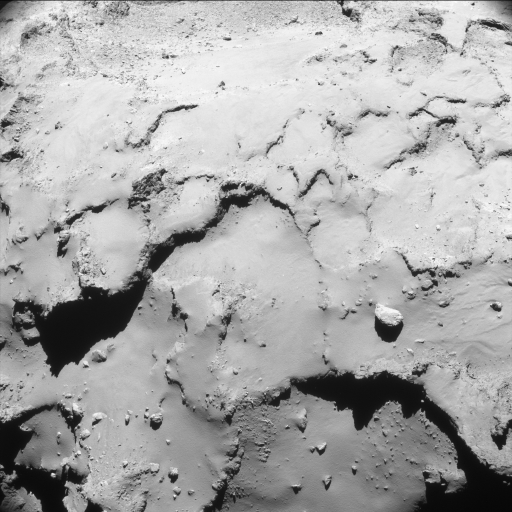
#> input picture image_compression/data/Comet_from_17.4_km_NavCam.jpg, 1024 x 1024 px (shown at 1/2 size); its folder holds only this picture in this run
$ python demo.py
#> lines starting #> are read from the running program, lines starting #| are printed output that depends on the picture
### image_compression/utils.py
import cv2
import numpy

def load_image(file_path: str) -> numpy.ndarray:
    """Loads an image in grayscale format."""
    img = cv2.imread(file_path, cv2.IMREAD_GRAYSCALE)
    if img is None:
        raise FileNotFoundError(f"Could not load image at {file_path}")
    return numpy.array(img/255.0, dtype=numpy.float32)

### image_compression/features.py
import numpy

# [25 lines left out: function extract_tile_features, not called in this run]


def extract_tile_features_advanced(image: numpy.ndarray, tile_size: int = 16) -> numpy.ndarray:
    """
    Fully vectorized feature extraction per tile (10-50x faster).
    Extracts: [Mean Intensity, Standard Deviation, Gradient Magnitude]
    """
    img_h, img_w = image.shape
    grid_h = img_h // tile_size
    grid_w = img_w // tile_size

    # Crop to exact grid multiple
    cropped = image[:grid_h * tile_size, :grid_w * tile_size]

    # Reshape to (grid_h, grid_w, tile_h, tile_w)
    tiles = cropped.reshape(grid_h, tile_size, grid_w, tile_size).swapaxes(1, 2)

    # Vectorized metrics across tile dimensions axis=(2, 3)
    f_mean = numpy.mean(tiles, axis=(2, 3))
    f_std = numpy.std(tiles, axis=(2, 3))

    # Sobel gradient surrogates
    gx = numpy.abs(numpy.diff(tiles, axis=3)).sum(axis=(2, 3))
    gy = numpy.abs(numpy.diff(tiles, axis=2)).sum(axis=(2, 3))
    f_grad = (gx + gy) / (tile_size * tile_size)

    # High-contrast pixel fraction (pixels exceeding 1.5 standard deviations)
    mean_bc = f_mean[:, :, None, None]
    std_bc = f_std[:, :, None, None] + 1e-7
    diff = tiles - mean_bc
    f_outliers = numpy.mean(numpy.abs(diff) > (1.5 * std_bc), axis=(2, 3))

    return numpy.stack([f_mean, f_std, f_grad, f_outliers], axis=-1)

### image_compression/scoring.py
import numpy
import cv2
from sklearn.ensemble import IsolationForest


def score_tiles(features: numpy.ndarray, blur_kernel: int = 3) -> numpy.ndarray:
    """
    Computes absolute anomaly scores in range [0.0, 1.0].

    - Flat/Black areas strictly output ~0.0 (Pruned by Quadtree).
    - Spatial smoothing blends neighboring feature tiles into unified
      high-score blocks (Prevents Quadtree over-splitting).
    """

    # 1. Compute raw interest score based on texture and gradient mean
    # Flat black regions have std=0, grad=0 -> raw_score = 0
    raw_scores = features.mean(axis=-1).astype(numpy.float32)

    # 2. Absolute Min-Max Normalization (0.0 for dead space, 1.0 for highest activity)
    max_val = numpy.max(raw_scores)
    min_val = numpy.min(raw_scores)

    if max_val > min_val:
        scores = (raw_scores - min_val) / (max_val - min_val)
    else:
        scores = numpy.zeros_like(raw_scores)

    # 3. Suppress low-level background noise directly to absolute 0
    #scores[scores < 0.15] = 0.0

    # 4. Spatial Smoothing (Crucial for Quadtree!):
    # Expands peak feature scores to neighboring tiles so that a rock/crater
    # forms a smooth high-value region instead of noisy tile-to-tile jumps.
    if blur_kernel > 1:
        scores = cv2.dilate(scores, numpy.ones((blur_kernel, blur_kernel), numpy.float32))
        scores = cv2.blur(scores, (blur_kernel, blur_kernel))

    return numpy.clip(scores, 0.0, 1.0)


def score_tiles_iforest(
    features: numpy.ndarray, blur_kernel: int = 3
) -> numpy.ndarray:
    """Computes unsupervised anomaly scores [0.0, 1.0] per tile using an Isolation Forest.

    - Input features shape: (grid_h, grid_w, N_FEATURES) where N_FEATURES = 4
      (mean, std, gradient, outlier fraction - see features.extract_tile_features_advanced)
    - The forest is FITTED PER FRAME. This is convenient for analysis but is NOT the
      flight-realistic design: fitting needs an RNG, dynamic structures and O(n log n)
      tree building, which the Hera Core 1 sandbox forbids (no dynamic allocation).
      For the flight design use `score_tiles_iforest_model()` with a model fitted
      on the ground (frozen static table).
    - Automatically suppresses flat/dead background tiles.
    - Applies spatial dilation + blur for smooth quadtree merging.
    """
    grid_h, grid_w, n_features = features.shape
    flat_features = features.reshape(-1, n_features)

    # 1. Mask out flat black / dead space tiles (f_std is feature index 1)
    # Isolation Forest scores 'rarity' - without this mask, pitch-black space
    # will be scored as a rare, highly anomalous feature!
    std_features = flat_features[:, 1]
    valid_mask = std_features > 1e-5

    scores_flat = numpy.zeros(flat_features.shape[0], dtype=numpy.float32)

    if numpy.any(valid_mask):
        valid_features = flat_features[valid_mask]

        # 2. Fit Isolation Forest on valid surface tiles
        # 32 trees and max_samples=256 keeps execution blazingly fast
        # random_state is PINNED so a benchmark run is reproducible: without it
        # the same input gives slightly different scores on every run (observed
        # median payload drifting 12.02% -> 12.21% between two identical runs).
        clf = IsolationForest(n_estimators=64, max_samples=512, random_state=42)
        clf.fit(valid_features)

        # 3. Compute decision scores
        # score_samples returns negative values (more negative = more anomalous)
        raw_anomalies = -clf.score_samples(valid_features)

        # 4. Normalize valid scores to [0.0, 1.0]
        min_val, max_val = raw_anomalies.min(), raw_anomalies.max()
        if max_val > min_val:
            norm_scores = (raw_anomalies - min_val) / (max_val - min_val)
        else:
            norm_scores = numpy.zeros_like(raw_anomalies)

        scores_flat[valid_mask] = norm_scores

    # 5. Reshape back to 2D grid (64, 64)
    scores = scores_flat.reshape(grid_h, grid_w)

    # 6. Suppress low-level background noise
    scores[scores < 0.15] = 0.0

    # 7. Spatial Smoothing (Dilation + Blur) for Quadtree aggregation
    if blur_kernel > 1:
        kernel = numpy.ones((blur_kernel, blur_kernel), numpy.float32)
        scores = cv2.dilate(scores, kernel)
        scores = cv2.blur(scores, (blur_kernel, blur_kernel))

    return numpy.clip(scores, 0.0, 1.0)


# [79 lines left out: functions _valid_tile_features, train_iforest_ground, score_tiles_iforest_model, raw_iforest_scores, not called in this run]

### image_compression/tiles_merging.py
import cv2
import numpy as np
from typing import List, Tuple


# [113 lines left out: functions _largest_rectangle_histogram, _find_largest_rectangle_in_mask, merge_tiles, not called in this run]


import numpy as np
from typing import List, Tuple


import numpy as np
from typing import List, Tuple

def merge_tiles_q(
    score_grid: np.ndarray,
    tile_size: int = 16,
    min_score_threshold: float = 0.4,
    max_score_std: float = 0.15,     # Linear scale: 0.15 = 15% allowed deviation (much more stable)
    max_block_tiles: int = 8          # Maximum block size in tiles (e.g., 8x8 tiles = 128x128 pixels)
) -> List[Tuple[int, int, int, int, float]]:
    """
    Robust Quadtree merging with linear standard deviation thresholding
    and bandwidth-aware pruning splits.
    """
    rectangles = []

    def quadtree_split(r: int, c: int, h: int, w: int):
        region = score_grid[r : r + h, c : c + w]
        max_val = np.max(region)
        min_val = np.min(region)
        avg_val = float(np.mean(region))
        std_dev = float(np.std(region))

        # 1. PRUNE: Entire block is below threshold -> Drop completely (0 bytes sent)
        if max_val < min_score_threshold:
            return

        is_atomic = (h == 1 and w == 1)
        exceeds_max_size = (h > max_block_tiles or w > max_block_tiles)

        # 2. BANDWIDTH CHECK: Are some sub-quadrants worth dropping?
        # If min_val < threshold, splitting allows us to discard the low-scoring sub-blocks!
        has_prunable_subregions = (min_val < min_score_threshold)

        # 3. LEAF DECISION: Merge into single block if uniform enough AND non-prunable AND under max size
        if not is_atomic and not exceeds_max_size:
            if not has_prunable_subregions and std_dev <= max_score_std:
                # Region is homogeneous and fully valuable -> Keep merged
                pixel_x, pixel_y = c * tile_size, r * tile_size
                pixel_w, pixel_h = w * tile_size, h * tile_size
                rectangles.append((pixel_x, pixel_y, pixel_w, pixel_h, avg_val))
                return
        elif is_atomic:
            # Single tile leaf node
            pixel_x, pixel_y = c * tile_size, r * tile_size
            rectangles.append((pixel_x, pixel_y, tile_size, tile_size, avg_val))
            return

        # 4. SPLIT: Region is too diverse, too large, or contains background worth pruning
        mid_h = max(1, h // 2)
        mid_w = max(1, w // 2)

        h_slices = [(r, mid_h), (r + mid_h, h - mid_h)] if h > 1 else [(r, 1)]
        w_slices = [(c, mid_w), (c + mid_w, w - mid_w)] if w > 1 else [(c, 1)]

        for sub_r, sub_h in h_slices:
            for sub_c, sub_w in w_slices:
                if sub_h > 0 and sub_w > 0:
                    quadtree_split(sub_r, sub_c, sub_h, sub_w)

    grid_h, grid_w = score_grid.shape
    quadtree_split(0, 0, grid_h, grid_w)

    # Sort descending by priority score
    rectangles.sort(key=lambda item: item[4], reverse=True)
    return rectangles

### image_compression/demo.py
"""
Headless demo of the Hera tile-selection pipeline.
Runs the full pipeline on every image in data/, saves visualizations
to results/demo/ and prints bandwidth-saving statistics.
"""
import os
import glob
import cv2
import numpy as np

from utils          import load_image
from features       import extract_tile_features_advanced
from scoring        import score_tiles, score_tiles_iforest
from tiles_merging  import merge_tiles_q, merge_tiles


def build_visualization(image, scores, rectangles, tile_size=16):
    """Replicates main.show_process but headless (no imshow/waitKey).

    Returns (composite 2x2 grid, dict of 4 individual quadrant arrays).
    """
    h, w = image.shape

    img_rgb = cv2.cvtColor(image, cv2.COLOR_GRAY2RGB)

    scores_up = cv2.resize(scores, (w, h), interpolation=cv2.INTER_LINEAR)
    scores_up = np.expand_dims(scores_up, 2)

    blue = np.zeros((1, 1, 3)); blue[0, 0, 0] = 1.0
    red  = np.zeros((1, 1, 3)); red[0, 0, 2] = 1.0
    heat = (1.0 - scores_up) * blue + scores_up * red

    img_tiles = np.array(img_rgb)
    img_sel   = np.zeros_like(img_rgb)

    for x, y, bw, bh, score in rectangles:
        img_tiles = cv2.rectangle(img_tiles, (x, y), (x + bw, y + bh), (1, 0, 0), 2)
        img_sel[y:y + bh, x:x + bw, :] = img_rgb[y:y + bh, x:x + bw, :]

    top    = np.hstack((img_rgb, heat))
    bottom = np.hstack((img_tiles, img_sel))
    composite = np.vstack((top, bottom))

    quadrants = {
        "1_original":   img_rgb,
        "2_heatmap":    heat,
        "3_rectangles": img_tiles,
        "4_selected":   img_sel,
    }
    return composite, quadrants


def save_visualization(out_dir, name, mode, composite, quadrants):
    """Saves the composite grid AND each quadrant as a separate image."""
    cv2.imwrite(os.path.join(out_dir, f"{name}__{mode}.jpg"),
                np.array(255 * composite, dtype=np.uint8))
    for tag, quad in quadrants.items():
        cv2.imwrite(os.path.join(out_dir, f"{name}__{mode}__{tag}.jpg"),
                    np.array(255 * quad, dtype=np.uint8))


def stats_for(image, scores, rectangles, tile_size=16):
    h, w = image.shape
    grid_h, grid_w = scores.shape
    total_tiles = grid_h * grid_w

    sel_px = sum(bw * bh for _, _, bw, bh, _ in rectangles)
    full_px = h * w
    n_rect = len(rectangles)

    # Estimate metadata cost: each rectangle = 5 ints (x, y, w, h, score) * 4 bytes
    meta_bytes = n_rect * 5 * 4
    # Payload: selected pixels at 8 bits (compressed, would be less) + metadata
    payload_bytes = sel_px + meta_bytes
    full_bytes = full_px
    ratio = payload_bytes / full_bytes if full_bytes else 0

    return {
        "size": f"{h}x{w}",
        "tiles": total_tiles,
        "rects": n_rect,
        "sel_px": sel_px,
        "sel_pct": 100.0 * sel_px / full_px,
        "payload_ratio_pct": 100.0 * ratio,
    }


def main():
    out_dir = os.path.join(os.path.dirname(__file__), "results", "demo")
    os.makedirs(out_dir, exist_ok=True)

    images = sorted(glob.glob(os.path.join(os.path.dirname(__file__), "data", "*.jpg")))
    print(f"=== Hera tile-selection pipeline demo: {len(images)} images ===\n")

    for img_path in images:
        name = os.path.splitext(os.path.basename(img_path))[0]
        image = load_image(img_path)
#> in load_image, img is the input picture: shape (1024, 1024); min 0, max 255, mean 169.1
        h, w = image.shape
        print(f"--- {name}  ({w}x{h} px) ---")
#| --- Comet_from_17.4_km_NavCam  (1024x1024 px) ---

        # 1. Features
        features = extract_tile_features_advanced(image, tile_size=16)

        # 2a. Heuristic scoring
        scores = score_tiles(features)
#> in score_tiles, `raw_scores = features.mean(axis=-1).astype(numpy.float32)`:
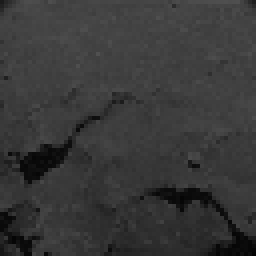
#> raw_scores: shape (64, 64) float32 (shown 4 times larger); min 0.0192, max 0.316, mean 0.223
#> in score_tiles, `max_val = numpy.max(raw_scores)`: max_val = 0.316
#> in score_tiles, `min_val = numpy.min(raw_scores)`: min_val = 0.0192
        rects = merge_tiles_q(scores, tile_size=16, min_score_threshold=0.5, max_block_tiles=16)
        st = stats_for(image, scores, rects)
        print(f"  [heuristic ] {st['rects']:>3} rectangles | "
              f"selected {st['sel_pct']:5.2f}% of image | "
              f"~{st['payload_ratio_pct']:5.2f}% payload vs full frame")
#|   [heuristic ] 112 rectangles | selected 97.51% of image | ~97.72% payload vs full frame

        vis, quadrants = build_visualization(image, scores, rects)
#> in build_visualization, `heat = (1.0 - scores_up) * blue + scores_up * red`:
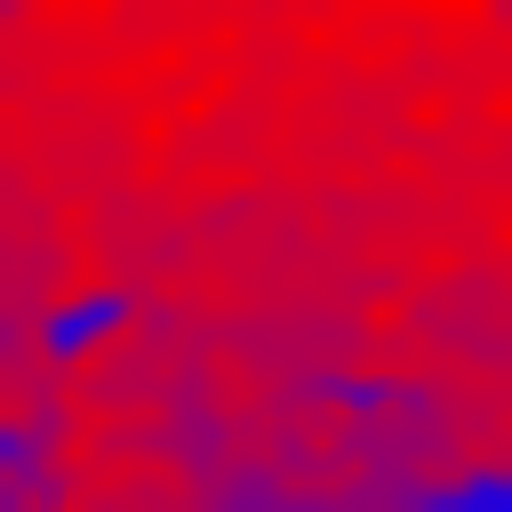
#> heat: shape (1024, 1024, 3) float64 (shown at 1/2 size); mean of channels 0, 1, 2 0.223, 0, 0.777; drawn as B, G, R
#> the loop in build_visualization, `for x, y, bw, bh, score in rectangles:` made 112 passes
#> (x, y, bw, bh, score) on passes 1 to 8: (256, 0, 256, 256, 0.895), (768, 0, 256, 256, 0.887), (512, 0, 256, 256, 0.88), (0, 0, 256, 256, 0.873), (128, 512, 64, 64, 0.86), (768, 256, 256, 256, 0.847), (128, 576, 32, 32, 0.842), (256, 256, 256, 256, 0.827)
#> in build_visualization, `composite = np.vstack((top, bottom))`:
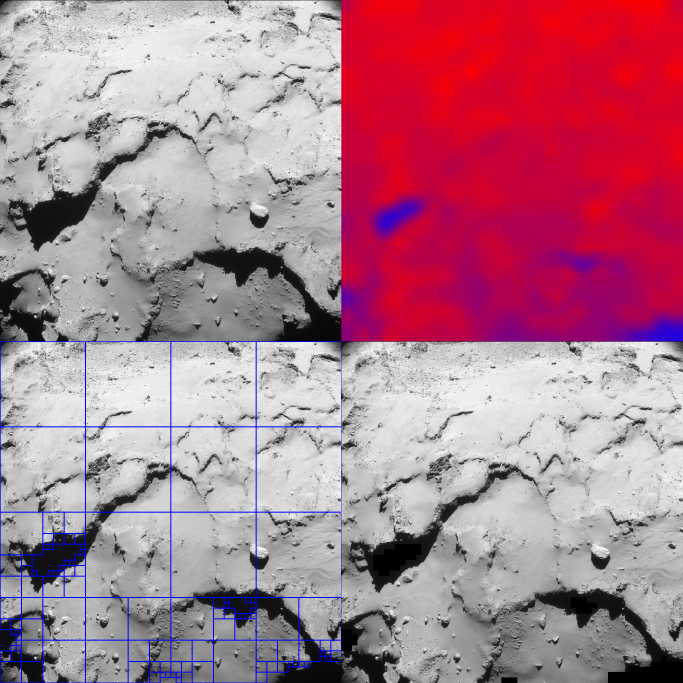
#> composite: shape (2048, 2048, 3) float64 (shown at 1/3 size); mean B, G, R 0.557, 0.491, 0.686
        save_visualization(out_dir, name, "heuristic", vis, quadrants)
#> the loop in save_visualization, `for tag, quad in quadrants.items():` made 4 passes
#> tag on passes 1 to 4: '1_original', '2_heatmap', '3_rectangles', '4_selected'

        # 2b. Isolation-Forest scoring
        try:
            scores_if = score_tiles_iforest(features)
            rects_if = merge_tiles_q(scores_if, tile_size=16, min_score_threshold=0.5, max_block_tiles=16)
            st_if = stats_for(image, scores_if, rects_if)
            print(f"  [iforest   ] {st_if['rects']:>3} rectangles | "
                  f"selected {st_if['sel_pct']:5.2f}% of image | "
                  f"~{st_if['payload_ratio_pct']:5.2f}% payload vs full frame")
#|   [iforest   ] 613 rectangles | selected 37.38% of image | ~38.55% payload vs full frame

            vis_if, quadrants_if = build_visualization(image, scores_if, rects_if)
#> call 2 of build_visualization, with tile_size = 16
#> in build_visualization (call 2), `heat = (1.0 - scores_up) * blue + scores_up * red`:
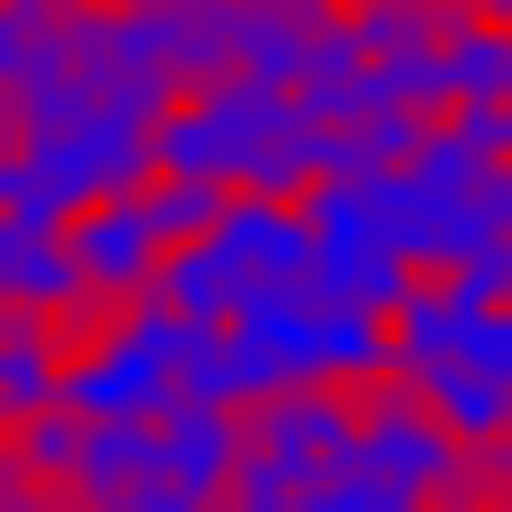
#> heat: shape (1024, 1024, 3) float64 (shown at 1/2 size); mean of channels 0, 1, 2 0.547, 0, 0.453; drawn as B, G, R
#> the loop in build_visualization (call 2), `for x, y, bw, bh, score in rectangles:` made 613 passes
#> (x, y, bw, bh, score) on passes 1 to 3: (768, 640, 32, 32, 0.884), (352, 192, 32, 32, 0.881), (128, 704, 32, 32, 0.875)
#> after the loop in build_visualization (call 2), `for x, y, bw, bh, score in rectangles:`:
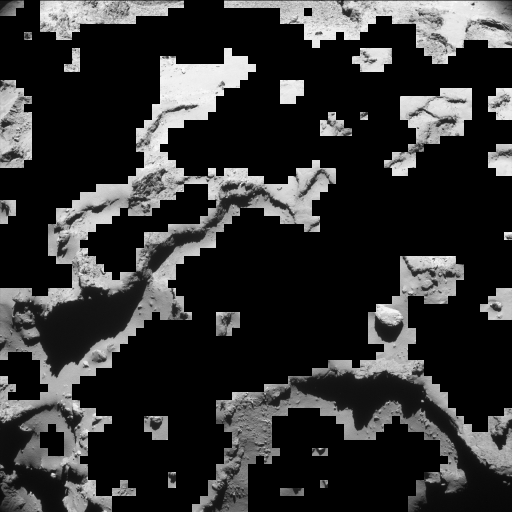
#> img_sel: shape (1024, 1024, 3) float32 (shown at 1/2 size); min 0, max 0.996, mean 0.197
#> after the loop in build_visualization (call 2), `for x, y, bw, bh, score in rectangles:`:
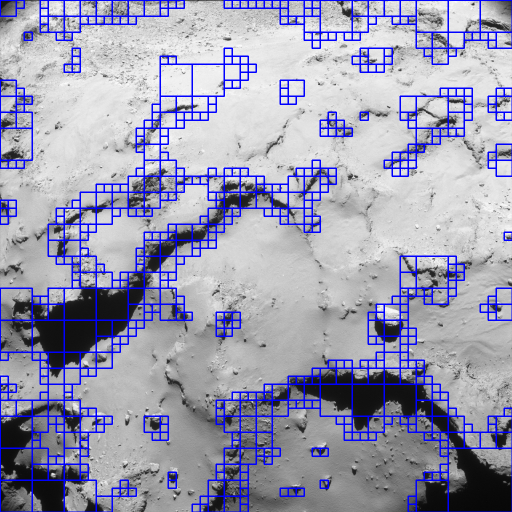
#> img_tiles: shape (1024, 1024, 3) float32 (shown at 1/2 size); mean B, G, R 0.699, 0.606, 0.606
#> in build_visualization (call 2), `composite = np.vstack((top, bottom))`:
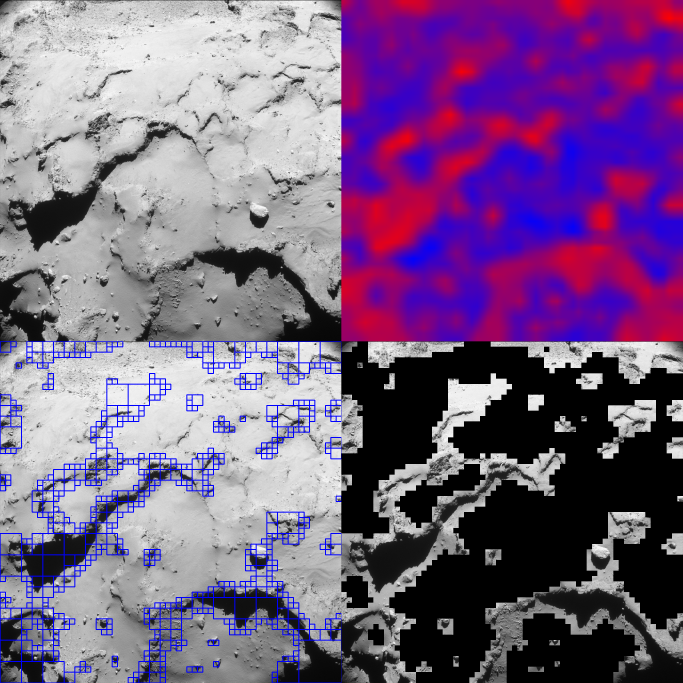
#> composite: shape (2048, 2048, 3) float64 (shown at 1/3 size); mean B, G, R 0.527, 0.367, 0.48
            save_visualization(out_dir, name, "iforest", vis_if, quadrants_if)
#> the loop in save_visualization (call 2), `for tag, quad in quadrants.items():` made 4 passes
        except Exception as e:
            print(f"  [iforest   ] SKIPPED: {e}")

        print()

    print("Outputs saved to:", out_dir)


if __name__ == "__main__":
    main()

$ run again, on image_compression/data/Comet_from_19.4_km_NavCam.jpg
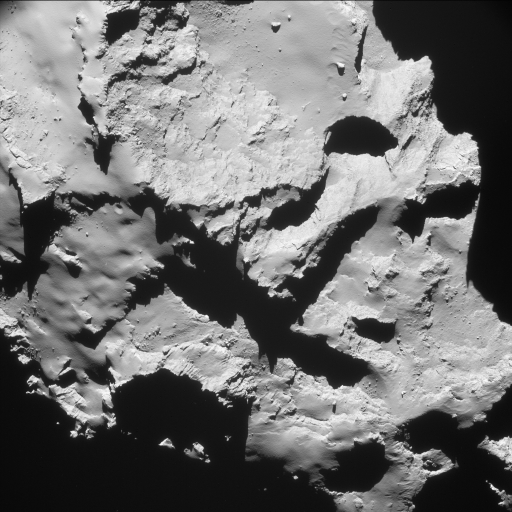
#> input picture image_compression/data/Comet_from_19.4_km_NavCam.jpg, 1024 x 1024 px (shown at 1/2 size)
#> in load_image, img is the input picture: shape (1024, 1024); min 0, max 255, mean 113.1
#| --- Comet_from_19.4_km_NavCam  (1024x1024 px) ---
#> in score_tiles, `max_val = numpy.max(raw_scores)`: max_val = 0.321
#> in score_tiles, `min_val = numpy.min(raw_scores)`: min_val = 0.0201
#|   [heuristic ] 324 rectangles | selected 79.17% of image | ~79.79% payload vs full frame
#> the loop in build_visualization, `for x, y, bw, bh, score in rectangles:` made 324 passes
#> (x, y, bw, bh, score) on passes 1 to 3: (448, 384, 64, 64, 0.895), (128, 768, 64, 64, 0.891), (416, 448, 32, 32, 0.89)
#> the loop in save_visualization, `for tag, quad in quadrants.items():` made 4 passes
#> tag on passes 1 to 4: '1_original', '2_heatmap', '3_rectangles', '4_selected'
#|   [iforest   ] 697 rectangles | selected 49.24% of image | ~50.57% payload vs full frame
#> in build_visualization (call 2), `heat = (1.0 - scores_up) * blue + scores_up * red`:
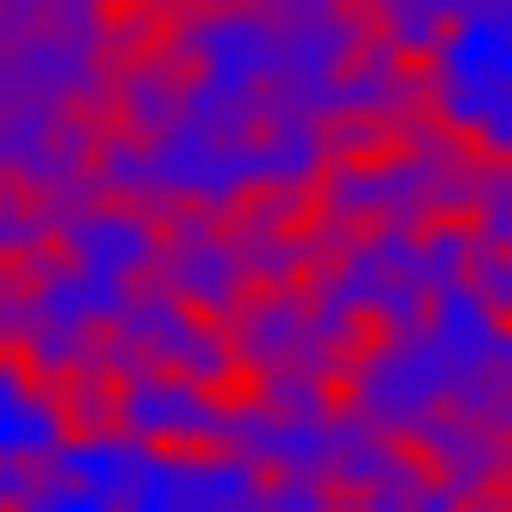
#> heat: shape (1024, 1024, 3) float64 (shown at 1/2 size); mean of channels 0, 1, 2 0.502, 0, 0.498; drawn as B, G, R
#> the loop in build_visualization (call 2), `for x, y, bw, bh, score in rectangles:` made 697 passes
#> (x, y, bw, bh, score) on passes 1 to 3: (32, 704, 32, 32, 0.886), (384, 608, 32, 32, 0.86), (320, 864, 32, 32, 0.851)
#> in build_visualization (call 2), `composite = np.vstack((top, bottom))`:
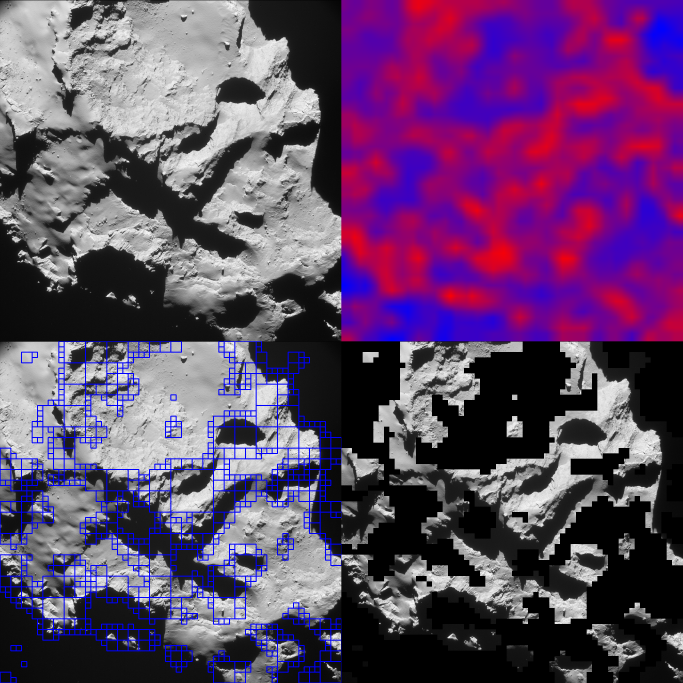
#> composite: shape (2048, 2048, 3) float64 (shown at 1/3 size); mean B, G, R 0.416, 0.262, 0.387
#> the loop in save_visualization (call 2), `for tag, quad in quadrants.items():` made 4 passes
